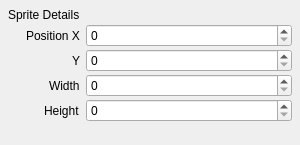
<?xml version="1.0" encoding="UTF-8"?>
<ui version="4.0">
 <class>SpriteElement</class>
 <widget class="QWidget" name="SpriteElement">
  <property name="geometry">
   <rect>
    <x>0</x>
    <y>0</y>
    <width>300</width>
    <height>145</height>
   </rect>
  </property>
  <property name="windowTitle">
   <string>Sprite Details</string>
  </property>
  <layout class="QFormLayout" name="formLayout">
   <property name="labelAlignment">
    <set>Qt::AlignRight|Qt::AlignTrailing|Qt::AlignVCenter</set>
   </property>
   <property name="horizontalSpacing">
    <number>6</number>
   </property>
   <property name="verticalSpacing">
    <number>2</number>
   </property>
   <property name="leftMargin">
    <number>8</number>
   </property>
   <property name="topMargin">
    <number>8</number>
   </property>
   <property name="rightMargin">
    <number>8</number>
   </property>
   <property name="bottomMargin">
    <number>8</number>
   </property>
   <item row="0" column="0">
    <widget class="QLabel" name="label">
     <property name="text">
      <string>Sprite Details</string>
     </property>
    </widget>
   </item>
   <item row="3" column="0">
    <widget class="QLabel" name="yLabel">
     <property name="text">
      <string>Y</string>
     </property>
    </widget>
   </item>
   <item row="4" column="0">
    <widget class="QLabel" name="wLabel">
     <property name="text">
      <string>Width</string>
     </property>
    </widget>
   </item>
   <item row="5" column="0">
    <widget class="QLabel" name="hLabel">
     <property name="text">
      <string>Height</string>
     </property>
    </widget>
   </item>
   <item row="4" column="1">
    <widget class="QSpinBox" name="wSpinBox">
     <property name="maximum">
      <number>65535</number>
     </property>
    </widget>
   </item>
   <item row="5" column="1">
    <widget class="QSpinBox" name="hSpinBox">
     <property name="maximum">
      <number>65535</number>
     </property>
    </widget>
   </item>
   <item row="3" column="1">
    <widget class="QSpinBox" name="ySpinBox">
     <property name="maximum">
      <number>65535</number>
     </property>
    </widget>
   </item>
   <item row="2" column="1">
    <widget class="QSpinBox" name="xSpinBox">
     <property name="maximum">
      <number>65535</number>
     </property>
    </widget>
   </item>
   <item row="2" column="0">
    <widget class="QLabel" name="xLabel">
     <property name="text">
      <string>Position X</string>
     </property>
    </widget>
   </item>
  </layout>
 </widget>
 <resources/>
 <connections/>
</ui>
